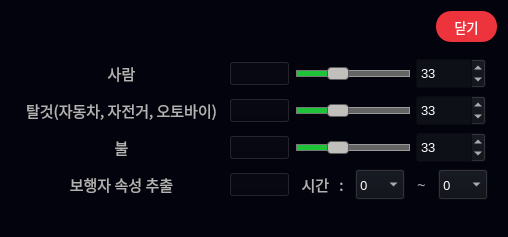
<?xml version="1.0" encoding="UTF-8"?>
<ui version="4.0">
 <class>object_setting</class>
 <widget class="QWidget" name="object_setting">
  <property name="windowModality">
   <enum>Qt::WindowModality::ApplicationModal</enum>
  </property>
  <property name="geometry">
   <rect>
    <x>0</x>
    <y>0</y>
    <width>508</width>
    <height>237</height>
   </rect>
  </property>
  <property name="maximumSize">
   <size>
    <width>1260</width>
    <height>16777215</height>
   </size>
  </property>
  <property name="contextMenuPolicy">
   <enum>Qt::ContextMenuPolicy::NoContextMenu</enum>
  </property>
  <property name="windowTitle">
   <string notr="true">object_setting</string>
  </property>
  <property name="styleSheet">
   <string notr="true">background-color: rgb(3, 3, 13);</string>
  </property>
  <layout class="QHBoxLayout" name="horizontalLayout_5">
   <item>
    <layout class="QVBoxLayout" name="verticalLayout_2">
     <item>
      <layout class="QHBoxLayout" name="horizontalLayout_9">
       <item>
        <widget class="QLabel" name="top_logo">
         <property name="sizePolicy">
          <sizepolicy hsizetype="Fixed" vsizetype="Fixed">
           <horstretch>0</horstretch>
           <verstretch>0</verstretch>
          </sizepolicy>
         </property>
         <property name="minimumSize">
          <size>
           <width>202</width>
           <height>32</height>
          </size>
         </property>
         <property name="maximumSize">
          <size>
           <width>202</width>
           <height>32</height>
          </size>
         </property>
         <property name="font">
          <font>
           <family>Sans</family>
          </font>
         </property>
         <property name="text">
          <string/>
         </property>
         <property name="pixmap">
          <pixmap resource="../resourece.qrc">:/ui/ui/images/logo.png</pixmap>
         </property>
         <property name="scaledContents">
          <bool>true</bool>
         </property>
        </widget>
       </item>
       <item>
        <layout class="QHBoxLayout" name="horizontalLayout_6">
         <item>
          <spacer name="horizontalSpacer_3">
           <property name="orientation">
            <enum>Qt::Orientation::Horizontal</enum>
           </property>
           <property name="sizeHint" stdset="0">
            <size>
             <width>40</width>
             <height>20</height>
            </size>
           </property>
          </spacer>
         </item>
         <item>
          <widget class="QPushButton" name="shutdown_bnt">
           <property name="minimumSize">
            <size>
             <width>61</width>
             <height>31</height>
            </size>
           </property>
           <property name="maximumSize">
            <size>
             <width>61</width>
             <height>31</height>
            </size>
           </property>
           <property name="font">
            <font>
             <family>NanumSquareRound</family>
             <pointsize>10</pointsize>
             <bold>false</bold>
            </font>
           </property>
           <property name="cursor">
            <cursorShape>PointingHandCursor</cursorShape>
           </property>
           <property name="contextMenuPolicy">
            <enum>Qt::ContextMenuPolicy::NoContextMenu</enum>
           </property>
           <property name="styleSheet">
            <string notr="true">background-color: rgb(237, 51, 59);
color: rgb(255, 255, 255);
border-radius: 15px;
</string>
           </property>
           <property name="text">
            <string>닫기</string>
           </property>
          </widget>
         </item>
        </layout>
       </item>
      </layout>
     </item>
     <item>
      <widget class="QWidget" name="widget" native="true">
       <layout class="QHBoxLayout" name="horizontalLayout_4">
        <item>
         <layout class="QVBoxLayout" name="verticalLayout">
          <item>
           <layout class="QHBoxLayout" name="horizontalLayout">
            <item>
             <widget class="QLabel" name="person_label">
              <property name="minimumSize">
               <size>
                <width>203</width>
                <height>28</height>
               </size>
              </property>
              <property name="maximumSize">
               <size>
                <width>203</width>
                <height>28</height>
               </size>
              </property>
              <property name="font">
               <font>
                <family>Sans</family>
                <pointsize>11</pointsize>
               </font>
              </property>
              <property name="styleSheet">
               <string notr="true">color: rgb(179,179,179);
background-color: rgba(255, 255, 255, 0);</string>
              </property>
              <property name="text">
               <string>사람</string>
              </property>
              <property name="alignment">
               <set>Qt::AlignmentFlag::AlignCenter</set>
              </property>
             </widget>
            </item>
            <item>
             <widget class="QPushButton" name="person_active_bnt">
              <property name="minimumSize">
               <size>
                <width>61</width>
                <height>25</height>
               </size>
              </property>
              <property name="maximumSize">
               <size>
                <width>61</width>
                <height>25</height>
               </size>
              </property>
              <property name="text">
               <string/>
              </property>
              <property name="icon">
               <iconset resource="../resourece.qrc">
                <normaloff>:/ui/ui/images/icon-switch-off.png</normaloff>
                <normalon>:/ui/ui/images/icon-switch-on.png</normalon>:/ui/ui/images/icon-switch-off.png</iconset>
              </property>
              <property name="iconSize">
               <size>
                <width>55</width>
                <height>103</height>
               </size>
              </property>
              <property name="checkable">
               <bool>true</bool>
              </property>
             </widget>
            </item>
            <item>
             <widget class="QSlider" name="person_conf_slider">
              <property name="sizePolicy">
               <sizepolicy hsizetype="Fixed" vsizetype="Expanding">
                <horstretch>0</horstretch>
                <verstretch>0</verstretch>
               </sizepolicy>
              </property>
              <property name="minimumSize">
               <size>
                <width>114</width>
                <height>31</height>
               </size>
              </property>
              <property name="maximumSize">
               <size>
                <width>16777215</width>
                <height>31</height>
               </size>
              </property>
              <property name="font">
               <font>
                <pointsize>11</pointsize>
               </font>
              </property>
              <property name="styleSheet">
               <string notr="true">QSlider::handle:horizontal {
    background-color: rgb(192, 191, 188);
    border: 1px solid #5c5c5c; /* 핸들의 테두리 */
    width: 20px; /* 핸들의 너비 */
    height: 5px; /* 핸들의 너비 */
     margin: -4px 0px; /* 핸들의 위, 아래 여백 */
    border-radius: 4px; /* 핸들의 모서리 둥글게 */
}

QSlider::groove:horizontal {
    border: 1px solid #999999;
    height: 5px; /* 슬라이더의 트랙 높이 */
    background: rgb(100, 100, 100); /* 슬라이더 트랙의 기본 색상 */
    border-radius: 4px;
    margin: 0px; /* 트랙의 여백을 없앰 */
}

QSlider::sub-page:horizontal {
    background: rgb(30, 195, 55); /* 게이지 색상 */
    border: 1px solid #777;
    height: 5px; /* 트랙과 동일한 높이로 설정 */
    border-radius: 4px;
    margin: 0px; /* 게이지 여백을 없앰 */
}
</string>
              </property>
              <property name="minimum">
               <number>0</number>
              </property>
              <property name="maximum">
               <number>100</number>
              </property>
              <property name="singleStep">
               <number>2</number>
              </property>
              <property name="value">
               <number>33</number>
              </property>
              <property name="tracking">
               <bool>false</bool>
              </property>
              <property name="orientation">
               <enum>Qt::Orientation::Horizontal</enum>
              </property>
             </widget>
            </item>
            <item>
             <widget class="QSpinBox" name="person_conf_value">
              <property name="sizePolicy">
               <sizepolicy hsizetype="Fixed" vsizetype="Fixed">
                <horstretch>0</horstretch>
                <verstretch>0</verstretch>
               </sizepolicy>
              </property>
              <property name="minimumSize">
               <size>
                <width>70</width>
                <height>31</height>
               </size>
              </property>
              <property name="maximumSize">
               <size>
                <width>16777215</width>
                <height>31</height>
               </size>
              </property>
              <property name="font">
               <font>
                <pointsize>10</pointsize>
               </font>
              </property>
              <property name="styleSheet">
               <string notr="true">
    QSpinBox {
        subcontrol-origin: padding;
        subcontrol-position: top right;
        background: rgb(13, 16, 23);
        color: rgb(255, 255, 255);

    }</string>
              </property>
              <property name="minimum">
               <number>1</number>
              </property>
              <property name="maximum">
               <number>100</number>
              </property>
              <property name="value">
               <number>33</number>
              </property>
             </widget>
            </item>
           </layout>
          </item>
          <item>
           <layout class="QHBoxLayout" name="horizontalLayout_2">
            <item>
             <widget class="QLabel" name="car_label">
              <property name="minimumSize">
               <size>
                <width>203</width>
                <height>28</height>
               </size>
              </property>
              <property name="maximumSize">
               <size>
                <width>203</width>
                <height>28</height>
               </size>
              </property>
              <property name="font">
               <font>
                <family>Sans</family>
                <pointsize>11</pointsize>
               </font>
              </property>
              <property name="styleSheet">
               <string notr="true">color: rgb(179,179,179);
background-color: rgba(255, 255, 255, 0);</string>
              </property>
              <property name="text">
               <string>탈것(자동차, 자전거, 오토바이)</string>
              </property>
              <property name="alignment">
               <set>Qt::AlignmentFlag::AlignCenter</set>
              </property>
             </widget>
            </item>
            <item>
             <widget class="QPushButton" name="car_active_bnt">
              <property name="minimumSize">
               <size>
                <width>61</width>
                <height>25</height>
               </size>
              </property>
              <property name="maximumSize">
               <size>
                <width>61</width>
                <height>25</height>
               </size>
              </property>
              <property name="contextMenuPolicy">
               <enum>Qt::ContextMenuPolicy::NoContextMenu</enum>
              </property>
              <property name="text">
               <string/>
              </property>
              <property name="icon">
               <iconset resource="../resourece.qrc">
                <normaloff>:/ui/ui/images/icon-switch-off.png</normaloff>
                <normalon>:/ui/ui/images/icon-switch-on.png</normalon>:/ui/ui/images/icon-switch-off.png</iconset>
              </property>
              <property name="iconSize">
               <size>
                <width>55</width>
                <height>103</height>
               </size>
              </property>
              <property name="checkable">
               <bool>true</bool>
              </property>
             </widget>
            </item>
            <item>
             <widget class="QSlider" name="car_conf_slider">
              <property name="sizePolicy">
               <sizepolicy hsizetype="Fixed" vsizetype="Expanding">
                <horstretch>0</horstretch>
                <verstretch>0</verstretch>
               </sizepolicy>
              </property>
              <property name="minimumSize">
               <size>
                <width>114</width>
                <height>31</height>
               </size>
              </property>
              <property name="maximumSize">
               <size>
                <width>16777215</width>
                <height>31</height>
               </size>
              </property>
              <property name="font">
               <font>
                <pointsize>11</pointsize>
               </font>
              </property>
              <property name="styleSheet">
               <string notr="true">QSlider::handle:horizontal {
    background-color: rgb(192, 191, 188);
    border: 1px solid #5c5c5c; /* 핸들의 테두리 */
    width: 20px; /* 핸들의 너비 */
    height: 5px; /* 핸들의 너비 */
     margin: -4px 0px; /* 핸들의 위, 아래 여백 */
    border-radius: 4px; /* 핸들의 모서리 둥글게 */
}

QSlider::groove:horizontal {
    border: 1px solid #999999;
    height: 5px; /* 슬라이더의 트랙 높이 */
    background: rgb(100, 100, 100); /* 슬라이더 트랙의 기본 색상 */
    border-radius: 4px;
    margin: 0px; /* 트랙의 여백을 없앰 */
}

QSlider::sub-page:horizontal {
    background: rgb(30, 195, 55); /* 게이지 색상 */
    border: 1px solid #777;
    height: 5px; /* 트랙과 동일한 높이로 설정 */
    border-radius: 4px;
    margin: 0px; /* 게이지 여백을 없앰 */
}
</string>
              </property>
              <property name="minimum">
               <number>0</number>
              </property>
              <property name="maximum">
               <number>100</number>
              </property>
              <property name="singleStep">
               <number>2</number>
              </property>
              <property name="value">
               <number>33</number>
              </property>
              <property name="tracking">
               <bool>false</bool>
              </property>
              <property name="orientation">
               <enum>Qt::Orientation::Horizontal</enum>
              </property>
             </widget>
            </item>
            <item>
             <widget class="QSpinBox" name="car_conf_value">
              <property name="sizePolicy">
               <sizepolicy hsizetype="Fixed" vsizetype="Fixed">
                <horstretch>0</horstretch>
                <verstretch>0</verstretch>
               </sizepolicy>
              </property>
              <property name="minimumSize">
               <size>
                <width>70</width>
                <height>31</height>
               </size>
              </property>
              <property name="maximumSize">
               <size>
                <width>16777215</width>
                <height>31</height>
               </size>
              </property>
              <property name="font">
               <font>
                <pointsize>10</pointsize>
               </font>
              </property>
              <property name="styleSheet">
               <string notr="true">
    QSpinBox {
        subcontrol-origin: padding;
        subcontrol-position: top right;
        background: rgb(13, 16, 23);
        color: rgb(255, 255, 255);

    }</string>
              </property>
              <property name="minimum">
               <number>1</number>
              </property>
              <property name="maximum">
               <number>100</number>
              </property>
              <property name="value">
               <number>33</number>
              </property>
             </widget>
            </item>
           </layout>
          </item>
          <item>
           <layout class="QHBoxLayout" name="horizontalLayout_3">
            <item>
             <widget class="QLabel" name="fire_label">
              <property name="minimumSize">
               <size>
                <width>203</width>
                <height>28</height>
               </size>
              </property>
              <property name="maximumSize">
               <size>
                <width>203</width>
                <height>28</height>
               </size>
              </property>
              <property name="font">
               <font>
                <family>Sans</family>
                <pointsize>11</pointsize>
               </font>
              </property>
              <property name="styleSheet">
               <string notr="true">color: rgb(179,179,179);
background-color: rgba(255, 255, 255, 0);</string>
              </property>
              <property name="text">
               <string>불</string>
              </property>
              <property name="alignment">
               <set>Qt::AlignmentFlag::AlignCenter</set>
              </property>
             </widget>
            </item>
            <item>
             <widget class="QPushButton" name="fire_active_bnt">
              <property name="minimumSize">
               <size>
                <width>61</width>
                <height>25</height>
               </size>
              </property>
              <property name="maximumSize">
               <size>
                <width>61</width>
                <height>25</height>
               </size>
              </property>
              <property name="text">
               <string/>
              </property>
              <property name="icon">
               <iconset resource="../resourece.qrc">
                <normaloff>:/ui/ui/images/icon-switch-off.png</normaloff>
                <normalon>:/ui/ui/images/icon-switch-on.png</normalon>:/ui/ui/images/icon-switch-off.png</iconset>
              </property>
              <property name="iconSize">
               <size>
                <width>55</width>
                <height>103</height>
               </size>
              </property>
              <property name="checkable">
               <bool>true</bool>
              </property>
             </widget>
            </item>
            <item>
             <widget class="QSlider" name="fire_conf_slider">
              <property name="sizePolicy">
               <sizepolicy hsizetype="Fixed" vsizetype="Expanding">
                <horstretch>0</horstretch>
                <verstretch>0</verstretch>
               </sizepolicy>
              </property>
              <property name="minimumSize">
               <size>
                <width>114</width>
                <height>31</height>
               </size>
              </property>
              <property name="maximumSize">
               <size>
                <width>16777215</width>
                <height>31</height>
               </size>
              </property>
              <property name="font">
               <font>
                <pointsize>11</pointsize>
               </font>
              </property>
              <property name="styleSheet">
               <string notr="true">QSlider::handle:horizontal {
    background-color: rgb(192, 191, 188);
    border: 1px solid #5c5c5c; /* 핸들의 테두리 */
    width: 20px; /* 핸들의 너비 */
    height: 5px; /* 핸들의 너비 */
     margin: -4px 0px; /* 핸들의 위, 아래 여백 */
    border-radius: 4px; /* 핸들의 모서리 둥글게 */
}

QSlider::groove:horizontal {
    border: 1px solid #999999;
    height: 5px; /* 슬라이더의 트랙 높이 */
    background: rgb(100, 100, 100); /* 슬라이더 트랙의 기본 색상 */
    border-radius: 4px;
    margin: 0px; /* 트랙의 여백을 없앰 */
}

QSlider::sub-page:horizontal {
    background: rgb(30, 195, 55); /* 게이지 색상 */
    border: 1px solid #777;
    height: 5px; /* 트랙과 동일한 높이로 설정 */
    border-radius: 4px;
    margin: 0px; /* 게이지 여백을 없앰 */
}
</string>
              </property>
              <property name="minimum">
               <number>0</number>
              </property>
              <property name="maximum">
               <number>100</number>
              </property>
              <property name="singleStep">
               <number>2</number>
              </property>
              <property name="value">
               <number>33</number>
              </property>
              <property name="tracking">
               <bool>false</bool>
              </property>
              <property name="orientation">
               <enum>Qt::Orientation::Horizontal</enum>
              </property>
             </widget>
            </item>
            <item>
             <widget class="QSpinBox" name="fire_conf_value">
              <property name="sizePolicy">
               <sizepolicy hsizetype="Fixed" vsizetype="Fixed">
                <horstretch>0</horstretch>
                <verstretch>0</verstretch>
               </sizepolicy>
              </property>
              <property name="minimumSize">
               <size>
                <width>70</width>
                <height>31</height>
               </size>
              </property>
              <property name="maximumSize">
               <size>
                <width>16777215</width>
                <height>31</height>
               </size>
              </property>
              <property name="font">
               <font>
                <pointsize>10</pointsize>
               </font>
              </property>
              <property name="styleSheet">
               <string notr="true">
    QSpinBox {
        subcontrol-origin: padding;
        subcontrol-position: top right;
        background: rgb(13, 16, 23);
        color: rgb(255, 255, 255);

    }</string>
              </property>
              <property name="minimum">
               <number>1</number>
              </property>
              <property name="maximum">
               <number>100</number>
              </property>
              <property name="value">
               <number>33</number>
              </property>
             </widget>
            </item>
           </layout>
          </item>
          <item>
           <layout class="QHBoxLayout" name="horizontalLayout_8">
            <item>
             <widget class="QLabel" name="par_label">
              <property name="minimumSize">
               <size>
                <width>203</width>
                <height>28</height>
               </size>
              </property>
              <property name="maximumSize">
               <size>
                <width>203</width>
                <height>28</height>
               </size>
              </property>
              <property name="font">
               <font>
                <family>Sans</family>
                <pointsize>11</pointsize>
               </font>
              </property>
              <property name="styleSheet">
               <string notr="true">color: rgb(179,179,179);
background-color: rgba(255, 255, 255, 0);</string>
              </property>
              <property name="text">
               <string>보행자 속성 추출</string>
              </property>
              <property name="alignment">
               <set>Qt::AlignmentFlag::AlignCenter</set>
              </property>
             </widget>
            </item>
            <item>
             <widget class="QPushButton" name="par_active_bnt">
              <property name="minimumSize">
               <size>
                <width>61</width>
                <height>25</height>
               </size>
              </property>
              <property name="maximumSize">
               <size>
                <width>61</width>
                <height>25</height>
               </size>
              </property>
              <property name="text">
               <string/>
              </property>
              <property name="icon">
               <iconset resource="../resourece.qrc">
                <normaloff>:/ui/ui/images/icon-switch-off.png</normaloff>
                <normalon>:/ui/ui/images/icon-switch-on.png</normalon>:/ui/ui/images/icon-switch-off.png</iconset>
              </property>
              <property name="iconSize">
               <size>
                <width>55</width>
                <height>103</height>
               </size>
              </property>
              <property name="checkable">
               <bool>true</bool>
              </property>
             </widget>
            </item>
            <item>
             <widget class="QLabel" name="par_time_label">
              <property name="minimumSize">
               <size>
                <width>23</width>
                <height>28</height>
               </size>
              </property>
              <property name="maximumSize">
               <size>
                <width>100</width>
                <height>28</height>
               </size>
              </property>
              <property name="font">
               <font>
                <family>Sans</family>
                <pointsize>11</pointsize>
               </font>
              </property>
              <property name="styleSheet">
               <string notr="true">color: rgb(179,179,179);
background-color: rgba(255, 255, 255, 0);</string>
              </property>
              <property name="text">
               <string>시간   :</string>
              </property>
              <property name="alignment">
               <set>Qt::AlignmentFlag::AlignCenter</set>
              </property>
             </widget>
            </item>
            <item>
             <widget class="QComboBox" name="par_start_time">
              <property name="sizePolicy">
               <sizepolicy hsizetype="Fixed" vsizetype="Fixed">
                <horstretch>0</horstretch>
                <verstretch>0</verstretch>
               </sizepolicy>
              </property>
              <property name="minimumSize">
               <size>
                <width>50</width>
                <height>31</height>
               </size>
              </property>
              <property name="maximumSize">
               <size>
                <width>50</width>
                <height>31</height>
               </size>
              </property>
              <property name="font">
               <font>
                <family>Sans</family>
                <pointsize>10</pointsize>
                <bold>false</bold>
               </font>
              </property>
              <property name="focusPolicy">
               <enum>Qt::FocusPolicy::WheelFocus</enum>
              </property>
              <property name="styleSheet">
               <string notr="true">color: rgb(255, 255, 255);
background-color: rgb(13, 16, 23);
selection-background-color: rgb(53, 132, 228);
</string>
              </property>
              <property name="currentText">
               <string notr="true">0</string>
              </property>
              <property name="currentIndex">
               <number>0</number>
              </property>
              <property name="maxVisibleItems">
               <number>10</number>
              </property>
              <property name="sizeAdjustPolicy">
               <enum>QComboBox::SizeAdjustPolicy::AdjustToContentsOnFirstShow</enum>
              </property>
              <property name="placeholderText">
               <string/>
              </property>
              <item>
               <property name="text">
                <string>0</string>
               </property>
              </item>
              <item>
               <property name="text">
                <string>1</string>
               </property>
              </item>
              <item>
               <property name="text">
                <string>2</string>
               </property>
              </item>
              <item>
               <property name="text">
                <string>3</string>
               </property>
              </item>
              <item>
               <property name="text">
                <string>4</string>
               </property>
              </item>
              <item>
               <property name="text">
                <string>5</string>
               </property>
              </item>
              <item>
               <property name="text">
                <string>6</string>
               </property>
              </item>
              <item>
               <property name="text">
                <string>7</string>
               </property>
              </item>
              <item>
               <property name="text">
                <string>8</string>
               </property>
              </item>
              <item>
               <property name="text">
                <string>9</string>
               </property>
              </item>
              <item>
               <property name="text">
                <string>10</string>
               </property>
              </item>
              <item>
               <property name="text">
                <string>11</string>
               </property>
              </item>
              <item>
               <property name="text">
                <string>12</string>
               </property>
              </item>
              <item>
               <property name="text">
                <string>13</string>
               </property>
              </item>
              <item>
               <property name="text">
                <string>14</string>
               </property>
              </item>
              <item>
               <property name="text">
                <string>15</string>
               </property>
              </item>
              <item>
               <property name="text">
                <string>16</string>
               </property>
              </item>
              <item>
               <property name="text">
                <string>17</string>
               </property>
              </item>
              <item>
               <property name="text">
                <string>18</string>
               </property>
              </item>
              <item>
               <property name="text">
                <string>19</string>
               </property>
              </item>
              <item>
               <property name="text">
                <string>20</string>
               </property>
              </item>
              <item>
               <property name="text">
                <string>21</string>
               </property>
              </item>
              <item>
               <property name="text">
                <string>22</string>
               </property>
              </item>
              <item>
               <property name="text">
                <string>21</string>
               </property>
              </item>
              <item>
               <property name="text">
                <string>23</string>
               </property>
              </item>
             </widget>
            </item>
            <item>
             <widget class="QLabel" name="time_text_label">
              <property name="sizePolicy">
               <sizepolicy hsizetype="Fixed" vsizetype="Fixed">
                <horstretch>0</horstretch>
                <verstretch>0</verstretch>
               </sizepolicy>
              </property>
              <property name="minimumSize">
               <size>
                <width>9</width>
                <height>28</height>
               </size>
              </property>
              <property name="maximumSize">
               <size>
                <width>21</width>
                <height>28</height>
               </size>
              </property>
              <property name="font">
               <font>
                <family>Sans</family>
                <pointsize>11</pointsize>
               </font>
              </property>
              <property name="styleSheet">
               <string notr="true">color: rgb(179,179,179);
background-color: rgba(255, 255, 255, 0);</string>
              </property>
              <property name="text">
               <string>~</string>
              </property>
              <property name="alignment">
               <set>Qt::AlignmentFlag::AlignCenter</set>
              </property>
             </widget>
            </item>
            <item>
             <widget class="QComboBox" name="par_end_time">
              <property name="sizePolicy">
               <sizepolicy hsizetype="Fixed" vsizetype="Fixed">
                <horstretch>0</horstretch>
                <verstretch>0</verstretch>
               </sizepolicy>
              </property>
              <property name="minimumSize">
               <size>
                <width>50</width>
                <height>31</height>
               </size>
              </property>
              <property name="maximumSize">
               <size>
                <width>50</width>
                <height>31</height>
               </size>
              </property>
              <property name="font">
               <font>
                <family>Sans</family>
                <pointsize>10</pointsize>
                <bold>false</bold>
               </font>
              </property>
              <property name="focusPolicy">
               <enum>Qt::FocusPolicy::WheelFocus</enum>
              </property>
              <property name="styleSheet">
               <string notr="true">color: rgb(255, 255, 255);
background-color: rgb(13, 16, 23);
selection-background-color: rgb(53, 132, 228);
</string>
              </property>
              <property name="currentText">
               <string notr="true">0</string>
              </property>
              <property name="currentIndex">
               <number>0</number>
              </property>
              <property name="sizeAdjustPolicy">
               <enum>QComboBox::SizeAdjustPolicy::AdjustToContentsOnFirstShow</enum>
              </property>
              <property name="placeholderText">
               <string/>
              </property>
              <item>
               <property name="text">
                <string>0</string>
               </property>
              </item>
              <item>
               <property name="text">
                <string>1</string>
               </property>
              </item>
              <item>
               <property name="text">
                <string>2</string>
               </property>
              </item>
              <item>
               <property name="text">
                <string>3</string>
               </property>
              </item>
              <item>
               <property name="text">
                <string>4</string>
               </property>
              </item>
              <item>
               <property name="text">
                <string>5</string>
               </property>
              </item>
              <item>
               <property name="text">
                <string>6</string>
               </property>
              </item>
              <item>
               <property name="text">
                <string>7</string>
               </property>
              </item>
              <item>
               <property name="text">
                <string>8</string>
               </property>
              </item>
              <item>
               <property name="text">
                <string>9</string>
               </property>
              </item>
              <item>
               <property name="text">
                <string>10</string>
               </property>
              </item>
              <item>
               <property name="text">
                <string>11</string>
               </property>
              </item>
              <item>
               <property name="text">
                <string>12</string>
               </property>
              </item>
              <item>
               <property name="text">
                <string>13</string>
               </property>
              </item>
              <item>
               <property name="text">
                <string>14</string>
               </property>
              </item>
              <item>
               <property name="text">
                <string>15</string>
               </property>
              </item>
              <item>
               <property name="text">
                <string>16</string>
               </property>
              </item>
              <item>
               <property name="text">
                <string>17</string>
               </property>
              </item>
              <item>
               <property name="text">
                <string>18</string>
               </property>
              </item>
              <item>
               <property name="text">
                <string>19</string>
               </property>
              </item>
              <item>
               <property name="text">
                <string>20</string>
               </property>
              </item>
              <item>
               <property name="text">
                <string>21</string>
               </property>
              </item>
              <item>
               <property name="text">
                <string>22</string>
               </property>
              </item>
              <item>
               <property name="text">
                <string>21</string>
               </property>
              </item>
              <item>
               <property name="text">
                <string>23</string>
               </property>
              </item>
             </widget>
            </item>
           </layout>
          </item>
         </layout>
        </item>
       </layout>
      </widget>
     </item>
     <item>
      <spacer name="verticalSpacer">
       <property name="orientation">
        <enum>Qt::Orientation::Vertical</enum>
       </property>
       <property name="sizeType">
        <enum>QSizePolicy::Policy::Preferred</enum>
       </property>
       <property name="sizeHint" stdset="0">
        <size>
         <width>26</width>
         <height>317</height>
        </size>
       </property>
      </spacer>
     </item>
    </layout>
   </item>
  </layout>
 </widget>
 <resources>
  <include location="../resourece.qrc"/>
 </resources>
 <connections/>
</ui>
